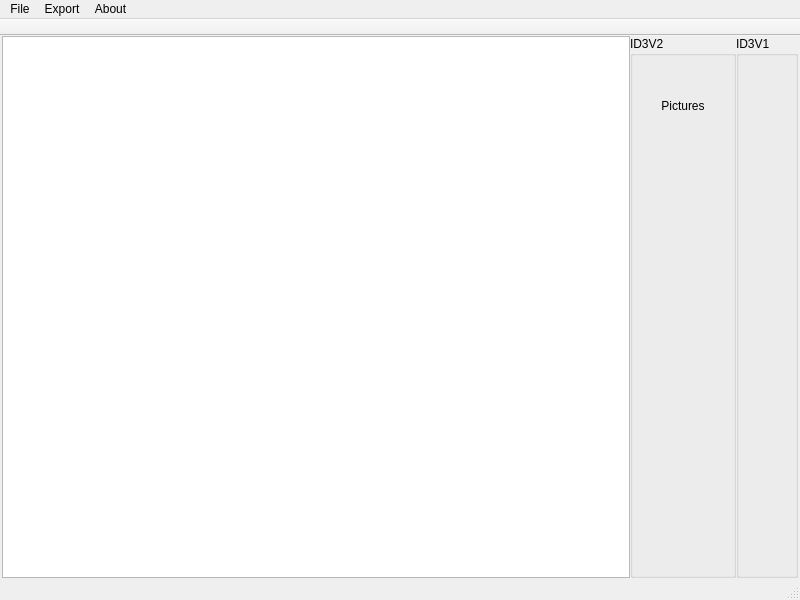
<?xml version="1.0" encoding="UTF-8"?>
<ui version="4.0">
 <class>MainWindow</class>
 <widget class="QMainWindow" name="MainWindow">
  <property name="geometry">
   <rect>
    <x>0</x>
    <y>0</y>
    <width>800</width>
    <height>600</height>
   </rect>
  </property>
  <property name="acceptDrops">
   <bool>true</bool>
  </property>
  <property name="windowTitle">
   <string>Mp3Tag</string>
  </property>
  <property name="windowIcon">
   <iconset resource="res.qrc">
    <normaloff>:/icon.svg</normaloff>:/icon.svg</iconset>
  </property>
  <widget class="QWidget" name="centralWidget">
   <layout class="QVBoxLayout" name="verticalLayout">
    <property name="spacing">
     <number>0</number>
    </property>
    <property name="leftMargin">
     <number>2</number>
    </property>
    <property name="topMargin">
     <number>0</number>
    </property>
    <property name="rightMargin">
     <number>2</number>
    </property>
    <property name="bottomMargin">
     <number>0</number>
    </property>
    <item>
     <layout class="QHBoxLayout" name="horizontalLayout">
      <property name="spacing">
       <number>0</number>
      </property>
      <item>
       <widget class="QTextBrowser" name="textBrowser"/>
      </item>
      <item>
       <widget class="QGroupBox" name="groupBox2">
        <property name="title">
         <string>ID3V2</string>
        </property>
        <layout class="QVBoxLayout" name="verticalLayout_6">
         <property name="spacing">
          <number>0</number>
         </property>
         <property name="leftMargin">
          <number>0</number>
         </property>
         <property name="topMargin">
          <number>0</number>
         </property>
         <property name="rightMargin">
          <number>0</number>
         </property>
         <property name="bottomMargin">
          <number>0</number>
         </property>
         <item>
          <layout class="QVBoxLayout" name="verticalLayout3">
           <property name="spacing">
            <number>0</number>
           </property>
           <item>
            <widget class="QLabel" name="label">
             <property name="minimumSize">
              <size>
               <width>100</width>
               <height>100</height>
              </size>
             </property>
             <property name="acceptDrops">
              <bool>true</bool>
             </property>
             <property name="text">
              <string>Pictures</string>
             </property>
             <property name="alignment">
              <set>Qt::AlignmentFlag::AlignCenter</set>
             </property>
            </widget>
           </item>
           <item>
            <layout class="QVBoxLayout" name="verticalLayout2"/>
           </item>
          </layout>
         </item>
         <item>
          <spacer name="verticalSpacer">
           <property name="orientation">
            <enum>Qt::Orientation::Vertical</enum>
           </property>
           <property name="sizeHint" stdset="0">
            <size>
             <width>20</width>
             <height>40</height>
            </size>
           </property>
          </spacer>
         </item>
        </layout>
       </widget>
      </item>
      <item>
       <widget class="QGroupBox" name="groupBox1">
        <property name="title">
         <string>ID3V1</string>
        </property>
        <layout class="QVBoxLayout" name="verticalLayout_4">
         <property name="spacing">
          <number>0</number>
         </property>
         <property name="leftMargin">
          <number>0</number>
         </property>
         <property name="topMargin">
          <number>0</number>
         </property>
         <property name="rightMargin">
          <number>0</number>
         </property>
         <property name="bottomMargin">
          <number>0</number>
         </property>
         <item>
          <layout class="QVBoxLayout" name="verticalLayout1">
           <property name="spacing">
            <number>0</number>
           </property>
          </layout>
         </item>
        </layout>
       </widget>
      </item>
      <item>
       <layout class="QVBoxLayout" name="verticalLayout_5">
        <property name="spacing">
         <number>0</number>
        </property>
       </layout>
      </item>
     </layout>
    </item>
   </layout>
  </widget>
  <widget class="QMenuBar" name="menuBar">
   <property name="geometry">
    <rect>
     <x>0</x>
     <y>0</y>
     <width>800</width>
     <height>19</height>
    </rect>
   </property>
   <widget class="QMenu" name="menu">
    <property name="title">
     <string>File</string>
    </property>
    <addaction name="action_open"/>
    <addaction name="action_quit"/>
   </widget>
   <widget class="QMenu" name="menu_2">
    <property name="title">
     <string>About</string>
    </property>
    <addaction name="action_about"/>
   </widget>
   <widget class="QMenu" name="menu_3">
    <property name="title">
     <string>Export</string>
    </property>
    <widget class="QMenu" name="menu_codecs">
     <property name="title">
      <string>编码</string>
     </property>
    </widget>
    <addaction name="menu_codecs"/>
   </widget>
   <addaction name="menu"/>
   <addaction name="menu_3"/>
   <addaction name="menu_2"/>
  </widget>
  <widget class="QStatusBar" name="statusBar"/>
  <widget class="QToolBar" name="toolBar">
   <property name="windowTitle">
    <string>toolBar</string>
   </property>
   <property name="movable">
    <bool>false</bool>
   </property>
   <attribute name="toolBarArea">
    <enum>TopToolBarArea</enum>
   </attribute>
   <attribute name="toolBarBreak">
    <bool>false</bool>
   </attribute>
  </widget>
  <action name="action_open">
   <property name="text">
    <string>打开</string>
   </property>
   <property name="shortcut">
    <string>Ctrl+O</string>
   </property>
  </action>
  <action name="action_quit">
   <property name="text">
    <string>退出</string>
   </property>
   <property name="shortcut">
    <string>Ctrl+Q</string>
   </property>
  </action>
  <action name="action_about">
   <property name="text">
    <string>关于</string>
   </property>
   <property name="shortcut">
    <string>F1</string>
   </property>
  </action>
 </widget>
 <layoutdefault spacing="6" margin="11"/>
 <resources>
  <include location="res.qrc"/>
 </resources>
 <connections/>
</ui>
